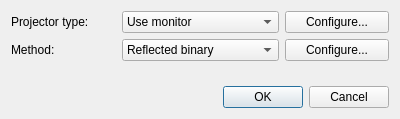
<?xml version="1.0" encoding="UTF-8"?>
<ui version="4.0">
 <class>ProjectorSettingsDialog</class>
 <widget class="QDialog" name="ProjectorSettingsDialog">
  <property name="geometry">
   <rect>
    <x>0</x>
    <y>0</y>
    <width>400</width>
    <height>119</height>
   </rect>
  </property>
  <property name="windowTitle">
   <string>Projector settings</string>
  </property>
  <property name="windowIcon">
   <iconset resource="icons.qrc">
    <normaloff>:/oxygen/icons/oxygen/camera-web-64.png</normaloff>:/oxygen/icons/oxygen/camera-web-64.png</iconset>
  </property>
  <layout class="QVBoxLayout" name="verticalLayout">
   <item>
    <layout class="QGridLayout" name="gridLayout">
     <item row="0" column="0">
      <widget class="QLabel" name="label">
       <property name="text">
        <string>Projector type:</string>
       </property>
      </widget>
     </item>
     <item row="0" column="1">
      <widget class="QComboBox" name="type">
       <item>
        <property name="text">
         <string>Use monitor</string>
        </property>
       </item>
       <item>
        <property name="text">
         <string>POV-Ray</string>
        </property>
       </item>
       <item>
        <property name="text">
         <string>Use camera files</string>
        </property>
       </item>
      </widget>
     </item>
     <item row="0" column="2">
      <widget class="QPushButton" name="typeConfig">
       <property name="text">
        <string>Configure...</string>
       </property>
      </widget>
     </item>
     <item row="1" column="0">
      <widget class="QLabel" name="label_2">
       <property name="text">
        <string>Method:</string>
       </property>
      </widget>
     </item>
     <item row="1" column="1">
      <widget class="QComboBox" name="pattern">
       <item>
        <property name="text">
         <string>Reflected binary</string>
        </property>
       </item>
       <item>
        <property name="text">
         <string>Sinusoid phase-shifting</string>
        </property>
       </item>
       <item>
        <property name="text">
         <string>Binary + sinusoid</string>
        </property>
       </item>
      </widget>
     </item>
     <item row="1" column="2">
      <widget class="QPushButton" name="methodConfig">
       <property name="text">
        <string>Configure...</string>
       </property>
      </widget>
     </item>
    </layout>
   </item>
   <item>
    <spacer name="verticalSpacer">
     <property name="orientation">
      <enum>Qt::Vertical</enum>
     </property>
     <property name="sizeHint" stdset="0">
      <size>
       <width>20</width>
       <height>40</height>
      </size>
     </property>
    </spacer>
   </item>
   <item>
    <widget class="QDialogButtonBox" name="buttonBox">
     <property name="orientation">
      <enum>Qt::Horizontal</enum>
     </property>
     <property name="standardButtons">
      <set>QDialogButtonBox::Cancel|QDialogButtonBox::Ok</set>
     </property>
    </widget>
   </item>
  </layout>
 </widget>
 <resources>
  <include location="icons.qrc"/>
 </resources>
 <connections>
  <connection>
   <sender>buttonBox</sender>
   <signal>accepted()</signal>
   <receiver>ProjectorSettingsDialog</receiver>
   <slot>accept()</slot>
   <hints>
    <hint type="sourcelabel">
     <x>248</x>
     <y>254</y>
    </hint>
    <hint type="destinationlabel">
     <x>157</x>
     <y>274</y>
    </hint>
   </hints>
  </connection>
  <connection>
   <sender>buttonBox</sender>
   <signal>rejected()</signal>
   <receiver>ProjectorSettingsDialog</receiver>
   <slot>reject()</slot>
   <hints>
    <hint type="sourcelabel">
     <x>316</x>
     <y>260</y>
    </hint>
    <hint type="destinationlabel">
     <x>286</x>
     <y>274</y>
    </hint>
   </hints>
  </connection>
  <connection>
   <sender>type</sender>
   <signal>currentIndexChanged(int)</signal>
   <receiver>ProjectorSettingsDialog</receiver>
   <slot>projectorTypeChanged(int)</slot>
   <hints>
    <hint type="sourcelabel">
     <x>199</x>
     <y>16</y>
    </hint>
    <hint type="destinationlabel">
     <x>199</x>
     <y>59</y>
    </hint>
   </hints>
  </connection>
 </connections>
 <slots>
  <slot>projectorTypeChanged(int)</slot>
 </slots>
</ui>
